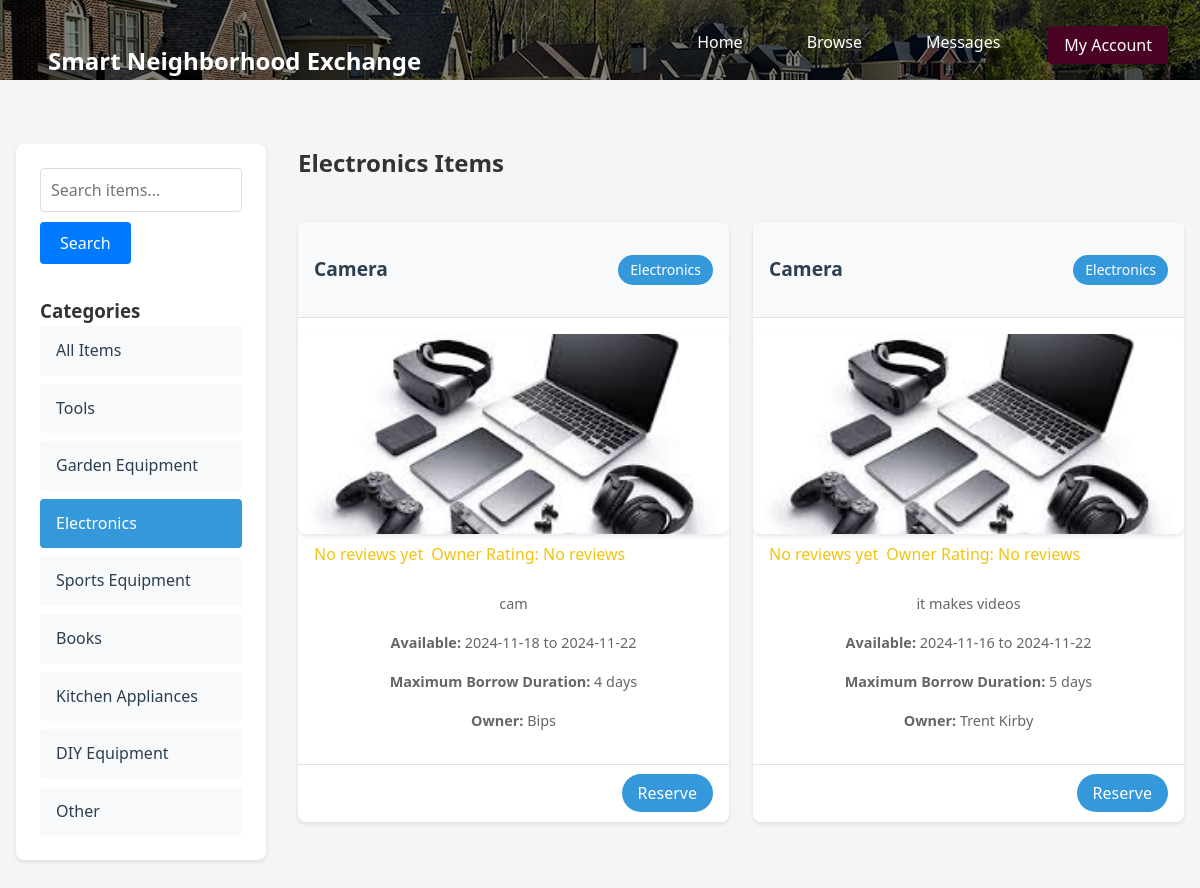
Page /browse?category=Electronics (signed in) on the committed database.
### tables this page shows
CREATE TABLE "resources" (
	"resource_id"	INTEGER NOT NULL,
	"user_id"	INTEGER NOT NULL,
	"title"	TEXT NOT NULL,
	"description"	TEXT,
	"category"	TEXT,
	"front_image"	TEXT NOT NULL,
	"second_image"	TEXT,
	"third_image"	TEXT,
	"available_from"	DATE NOT NULL,
	"available_until"	DATE NOT NULL,
	"max_borrow_days"	INTEGER NOT NULL,
	"is_available"	BOOLEAN DEFAULT 1,
	"date_posted"	DATETIME NOT NULL DEFAULT 'CURRENT_DATETIME',
	PRIMARY KEY("resource_id" AUTOINCREMENT),
	FOREIGN KEY("user_id") REFERENCES "users"("user_id")
);

### app.py (the view, shortened to what this page needs)
@app.route('/browse')
def browse():
    if 'user_id' not in session:
        return redirect(url_for('login'))
    current_user_id = session['user_id']
    selected_category = request.args.get('category')
    search_query = request.args.get('search', '').strip()
    conn = get_db_connection()
    try:
        query = '''
            SELECT r.*,
                   u.name as owner_name,
                   COUNT(DISTINCT pr.preview_id) as review_count,
                   AVG(pr.rating) as avg_rating,
                   (SELECT COUNT(*)
                    FROM borrower_reviews br
                    WHERE br.user_id = r.user_id) as owner_review_count,
                   (SELECT AVG(rating)
                    FROM borrower_reviews br
                    WHERE br.user_id = r.user_id) as owner_rating
            FROM resources r
            JOIN users u ON r.user_id = u.user_id
            LEFT JOIN product_reviews pr ON r.resource_id = pr.resource_id
        '''
        params = []
        where_clauses = []
        if selected_category and selected_category != "All Items":
            where_clauses.append("r.category = ?")
            params.append(selected_category)
        if where_clauses:
            query += ' WHERE ' + ' AND '.join(where_clauses)
        query += '''
            GROUP BY r.resource_id
            ORDER BY r.date_posted DESC
        '''
        resources = conn.execute(query, params).fetchall()
        return render_template('browse.html',
                               resources=resources,
                               categories=CATEGORIES,
                               selected_category=selected_category,
                               search_query=search_query)
    finally:
        conn.close()

### app.py (called while the page is built)
def get_db_connection():
    db_path = 'neighborhood_exchange.db'
    conn = sqlite3.connect(db_path)
    conn.row_factory = sqlite3.Row
    return conn

### templates/browse.html (shortened to what this page needs)
<!DOCTYPE html>
<html lang="en">
<head>
    <link rel="stylesheet" href="{{ url_for('static', filename='style.css') }}">
</head>
<body>
    <nav class="navbar">
        <div class="nav-logo">
            <a href="{{ url_for('home') }}">Smart Neighborhood Exchange</a>
        </div>
        <div class="nav-links">
            <a href="{{ url_for('home') }}">Home</a>
            <a href="{{ url_for('browse') }}">Browse</a>
            <a href="{{ url_for('messages') }}">Messages</a>
            {% if 'user_id' in session %}
                <div class="dropdown">
                    <button class="dropbtn">My Account</button>
                </div>
            {% else %}
                <a href="{{ url_for('login') }}">Login</a>
                <a href="{{ url_for('register') }}">Register</a>
            {% endif %}
        </div>
    </nav>
    <div class="container">
        <div class="browse-layout">
            <div class="filters-sidebar">
                <div class="search-container">
                    <form action="{{ url_for('browse') }}" method="GET" class="search-form">
                        <input type="text" name="search" placeholder="Search items..." value="{{ search_query if search_query }}">
                        <button type="submit" class="search-button">Search</button>
                    </form>
                </div>
                <h3>Categories</h3>
                <div class="filter-buttons">
                    <a href="{{ url_for('browse') }}"
                       class="category-button {% if not selected_category %}active{% endif %}">
                        All Items
                    </a>
                    {% for category in categories %}
                        <a href="{{ url_for('browse', category=category) }}"
                           class="category-button {% if selected_category == category %}active{% endif %}">
                            {{ category }}
                        </a>
                    {% endfor %}
                </div>
            </div>
            <div class="browse-content">
                {% if search_query %}
                    <h2>Search Results for "{{ search_query }}"</h2>
                {% elif selected_category %}
                    <h2>{{ selected_category }} Items</h2>
                {% else %}
                    <h2>All Available Items</h2>
                {% endif %}
                {% if resources %}
                    <div class="items-grid">
                        {% for resource in resources %}
                            <div class="item-card">
                                <div class="card-header">
                                    <h3>{{ resource.title }}</h3>
                                    <span class="category-badge">{{ resource.category }}</span>
                                </div>
                                {% if resource.front_image %}
                                    <div class="item-image">
                                        <img src="{{ resource.front_image }}" class="item-image" alt="{{ resource.title }}">
                                    </div>
                                {% endif %}
                                <div class="rating-display">
                                    {% if resource.review_count > 0 %}
                                        <div class="stars">
                                            {% for _ in range((resource.avg_rating)|int) %}⭐{% endfor %}
                                        </div>
                                        <span class="review-count">({{ resource.review_count }} reviews)</span>
                                    {% else %}
                                        <span class="no-reviews">No reviews yet</span>
                                    {% endif %}
                                    <div class="owner-rating">
                                        Owner Rating:
                                        {% if resource.owner_review_count > 0 %}
                                            {% for _ in range((resource.owner_rating)|int) %}⭐{% endfor %}
                                            ({{ resource.owner_review_count }} reviews)
                                        {% else %}
                                            No reviews
                                        {% endif %}
                                    </div>
                                </div>
                                <div class="card-body">
                                    <p>{{ resource.description }}</p>
                                    <p><strong>Available:</strong> {{ resource.available_from }} to {{ resource.available_until }}</p>
                                    <p><strong>Maximum Borrow Duration:</strong> {{ resource.max_borrow_days }} days</p>
                                    <p><strong>Owner:</strong> {{ resource.owner_name }}</p>
                                </div>
                                <div class="card-footer">
                                    <a href="{{ url_for('reserve_item', item_id=resource.resource_id) }}" class="button">Reserve</a>
                                </div>
                            </div>
                        {% endfor %}
                    </div>
                {% else %}
                    <p class="no-items">No items available in this category.</p>
                {% endif %}
            </div>
        </div>
    </div>
</body>
</html>

### templates/browse.html (style rules this page uses)
.search-form { display: flex; flex-direction: column; align-items: flex-start; gap: 10px; }
.search-form input[type="text"] { width: 100%; padding: 10px; font-size: 1em; }
.search-form .search-button { padding: 10px 20px; font-size: 1em; cursor: pointer; background-color: #007bff; color: white; border: none; border-radius: 4px; }

### rows in the picture
resources: title "Camera", category "Electronics", front_image (picture), description "cam", available_from "2024-11-18", available_until "2024-11-22", max_borrow_days "4", owner_name "Bips"
resources: title "Camera", category "Electronics", front_image (picture), description "it makes videos", available_from "2024-11-16", available_until "2024-11-22", max_borrow_days "5", owner_name "Trent Kirby"

### other values in the picture
{{ category }} "Tools" "Garden Equipment" "Electronics" "Sports Equipment" "Books" "Kitchen Appliances" "DIY Equipment" "Other"
{{ selected_category }} "Electronics"
